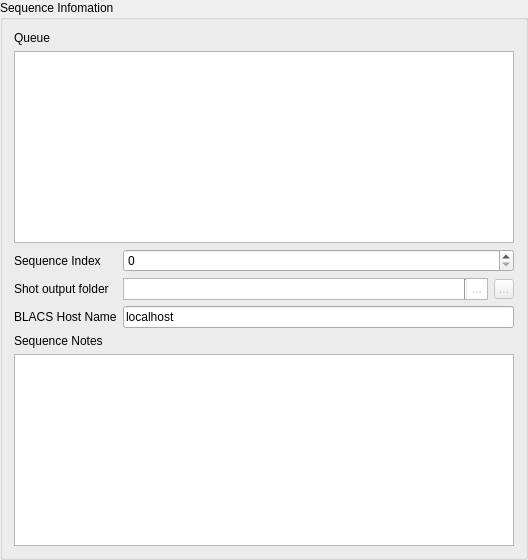
     <widget class="QGroupBox" name="groupBox">
      <property name="title">
       <string>Sequence Infomation</string>
      </property>
      <layout class="QVBoxLayout" name="verticalLayout_3">
       <item>
        <widget class="QLabel" name="label_3">
         <property name="text">
          <string>Queue</string>
         </property>
        </widget>
       </item>
       <item>
        <widget class="QListWidget" name="Queue_listWidget"/>
       </item>
       <item>
        <layout class="QFormLayout" name="formLayout">
         <item row="0" column="0">
          <widget class="QLabel" name="sequenceIndexLabel">
           <property name="text">
            <string>Sequence Index</string>
           </property>
          </widget>
         </item>
         <item row="0" column="1">
          <widget class="QSpinBox" name="spinBox_SequenceIndex">
           <property name="sizePolicy">
            <sizepolicy hsizetype="Expanding" vsizetype="Fixed">
             <horstretch>0</horstretch>
             <verstretch>0</verstretch>
            </sizepolicy>
           </property>
           <property name="minimumSize">
            <size>
             <width>0</width>
             <height>20</height>
            </size>
           </property>
           <property name="maximum">
            <number>9999</number>
           </property>
          </widget>
         </item>
         <item row="1" column="0">
          <widget class="QLabel" name="shotOutputFolderLabel">
           <property name="text">
            <string>Shot output folder</string>
           </property>
          </widget>
         </item>
         <item row="2" column="0">
          <widget class="QLabel" name="bLACSHostNameLabel">
           <property name="text">
            <string>BLACS Host Name</string>
           </property>
          </widget>
         </item>
         <item row="2" column="1">
          <widget class="QLineEdit" name="lineEdit_BLACS_hostname">
           <property name="toolTip">
            <string>&lt;html&gt;&lt;head/&gt;&lt;body&gt;&lt;p&gt;The host computer running BLACS.&lt;/p&gt;&lt;/body&gt;&lt;/html&gt;</string>
           </property>
           <property name="text">
            <string>localhost</string>
           </property>
           <property name="frame">
            <bool>true</bool>
           </property>
          </widget>
         </item>
         <item row="1" column="1">
          <layout class="QHBoxLayout" name="horizontalLayout_8">
           <item>
            <widget class="QFrame" name="frame">
             <property name="sizePolicy">
              <sizepolicy hsizetype="Preferred" vsizetype="Preferred">
               <horstretch>0</horstretch>
               <verstretch>0</verstretch>
              </sizepolicy>
             </property>
             <property name="sizeIncrement">
              <size>
               <width>0</width>
               <height>0</height>
              </size>
             </property>
             <property name="frameShape">
              <enum>QFrame::StyledPanel</enum>
             </property>
             <layout class="QHBoxLayout" name="horizontalLayout">
              <property name="spacing">
               <number>0</number>
              </property>
              <property name="leftMargin">
               <number>0</number>
              </property>
              <property name="topMargin">
               <number>0</number>
              </property>
              <property name="rightMargin">
               <number>0</number>
              </property>
              <property name="bottomMargin">
               <number>0</number>
              </property>
              <item>
               <widget class="QLineEdit" name="lineEdit_shot_output_folder">
                <property name="sizePolicy">
                 <sizepolicy hsizetype="Expanding" vsizetype="Fixed">
                  <horstretch>0</horstretch>
                  <verstretch>0</verstretch>
                 </sizepolicy>
                </property>
                <property name="maximumSize">
                 <size>
                  <width>16777215</width>
                  <height>20</height>
                 </size>
                </property>
                <property name="toolTip">
                 <string>&lt;html&gt;&lt;head/&gt;&lt;body&gt;&lt;p&gt;The folder in which newly compiled shot files will be placed.&lt;/p&gt;&lt;p&gt;If the folder does not exist, it will be created at compile time.&lt;/p&gt;&lt;/body&gt;&lt;/html&gt;</string>
                </property>
                <property name="styleSheet">
                 <string notr="true"/>
                </property>
                <property name="frame">
                 <bool>false</bool>
                </property>
                <property name="readOnly">
                 <bool>true</bool>
                </property>
               </widget>
              </item>
              <item>
               <widget class="Line" name="line_2">
                <property name="orientation">
                 <enum>Qt::Vertical</enum>
                </property>
               </widget>
              </item>
              <item>
               <widget class="QToolButton" name="toolButton_select_shot_output_folder">
                <property name="enabled">
                 <bool>false</bool>
                </property>
                <property name="sizePolicy">
                 <sizepolicy hsizetype="Fixed" vsizetype="Fixed">
                  <horstretch>0</horstretch>
                  <verstretch>0</verstretch>
                 </sizepolicy>
                </property>
                <property name="maximumSize">
                 <size>
                  <width>20</width>
                  <height>20</height>
                 </size>
                </property>
                <property name="toolTip">
                 <string>Select folder ...</string>
                </property>
                <property name="styleSheet">
                 <string notr="true">QToolButton{
    border: none;
    background: white;
    padding: 2px;
}

QToolButton:hover {
     background-color: qlineargradient(x1: 0, y1: 0, x2: 0, y2: 1,
                                       stop: 0 #f6f7fa, stop: 1 #dadbde);
 }

 QToolButton:pressed {
     background-color: qlineargradient(x1: 0, y1: 0, x2: 0, y2: 1,
                                       stop: 0 #dadbde, stop: 1 #f6f7fa);
 }</string>
                </property>
                <property name="text">
                 <string>...</string>
                </property>
                <property name="icon">
                 <iconset resource="../../Anaconda/Lib/site-packages/qtutils/icons/icons.qrc">
                  <normaloff>:/qtutils/fugue/folder-horizontal-open.png</normaloff>:/qtutils/fugue/folder-horizontal-open.png</iconset>
                </property>
               </widget>
              </item>
             </layout>
            </widget>
           </item>
           <item>
            <widget class="QToolButton" name="toolButton_reset_shot_output_folder">
             <property name="enabled">
              <bool>false</bool>
             </property>
             <property name="sizePolicy">
              <sizepolicy hsizetype="Fixed" vsizetype="Fixed">
               <horstretch>0</horstretch>
               <verstretch>0</verstretch>
              </sizepolicy>
             </property>
             <property name="maximumSize">
              <size>
               <width>20</width>
               <height>20</height>
              </size>
             </property>
             <property name="toolTip">
              <string>&lt;html&gt;&lt;head/&gt;&lt;body&gt;&lt;p&gt;Reset to default output folder.&lt;/p&gt;&lt;p&gt;If the folder does not exist it will be created at compile-time.&lt;/p&gt;&lt;/body&gt;&lt;/html&gt;</string>
             </property>
             <property name="text">
              <string>...</string>
             </property>
             <property name="icon">
              <iconset resource="../../Anaconda/Lib/site-packages/qtutils/icons/icons.qrc">
               <normaloff>:/qtutils/fugue/arrow-turn-180-left.png</normaloff>:/qtutils/fugue/arrow-turn-180-left.png</iconset>
             </property>
            </widget>
           </item>
          </layout>
         </item>
        </layout>
       </item>
       <item>
        <widget class="QLabel" name="label_4">
         <property name="text">
          <string>Sequence Notes</string>
         </property>
        </widget>
       </item>
       <item>
        <widget class="QPlainTextEdit" name="plainTextEdit_SequenceNotes">
         <property name="minimumSize">
          <size>
           <width>500</width>
           <height>0</height>
          </size>
         </property>
         <property name="font">
          <font>
           <family>Courier</family>
           <pointsize>10</pointsize>
          </font>
         </property>
         <property name="toolTip">
          <string>Notes for next sequence</string>
         </property>
        </widget>
       </item>
       <item>
        <layout class="QVBoxLayout" name="verticalLayout"/>
       </item>
      </layout>
     </widget>
